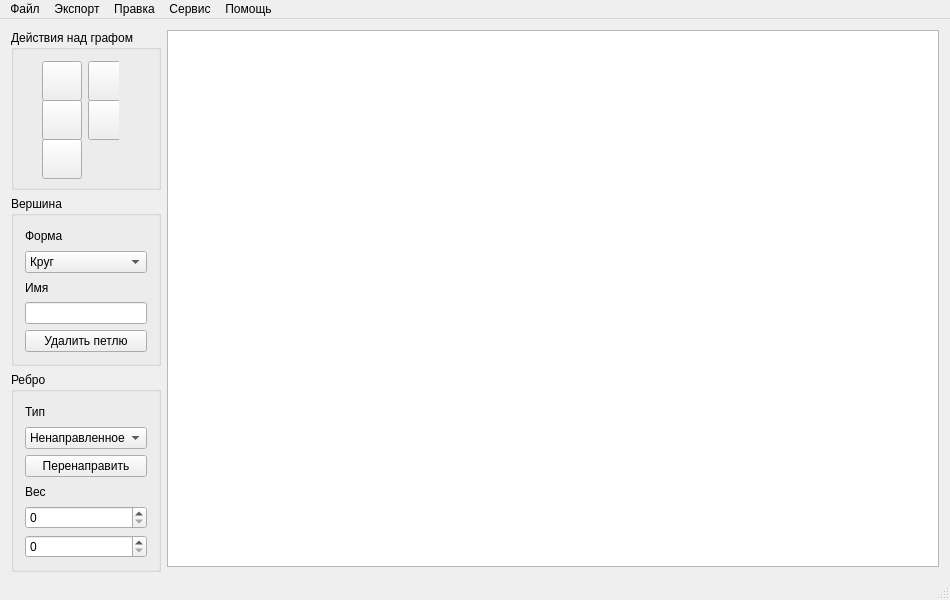
<?xml version="1.0" encoding="UTF-8"?>
<ui version="4.0">
 <class>GrapherClass</class>
 <widget class="QMainWindow" name="GrapherClass">
  <property name="geometry">
   <rect>
    <x>0</x>
    <y>0</y>
    <width>950</width>
    <height>600</height>
   </rect>
  </property>
  <property name="minimumSize">
   <size>
    <width>950</width>
    <height>600</height>
   </size>
  </property>
  <property name="maximumSize">
   <size>
    <width>950</width>
    <height>600</height>
   </size>
  </property>
  <property name="windowTitle">
   <string>Grapher</string>
  </property>
  <widget class="QWidget" name="centralWidget">
   <layout class="QGridLayout" name="gridLayout">
    <item row="0" column="0">
     <layout class="QVBoxLayout" name="verticalLayout">
      <item>
       <widget class="QGroupBox" name="groupBox_4">
        <property name="minimumSize">
         <size>
          <width>150</width>
          <height>160</height>
         </size>
        </property>
        <property name="maximumSize">
         <size>
          <width>150</width>
          <height>160</height>
         </size>
        </property>
        <property name="title">
         <string>Действия над графом</string>
        </property>
        <widget class="QWidget" name="layoutWidget">
         <property name="geometry">
          <rect>
           <x>20</x>
           <y>20</y>
           <width>88</width>
           <height>134</height>
          </rect>
         </property>
         <layout class="QFormLayout" name="formLayout">
          <item row="0" column="0">
           <widget class="QPushButton" name="append_top">
            <property name="minimumSize">
             <size>
              <width>40</width>
              <height>40</height>
             </size>
            </property>
            <property name="maximumSize">
             <size>
              <width>40</width>
              <height>40</height>
             </size>
            </property>
            <property name="text">
             <string/>
            </property>
           </widget>
          </item>
          <item row="0" column="1">
           <widget class="QPushButton" name="append_edge">
            <property name="minimumSize">
             <size>
              <width>40</width>
              <height>40</height>
             </size>
            </property>
            <property name="maximumSize">
             <size>
              <width>40</width>
              <height>40</height>
             </size>
            </property>
            <property name="text">
             <string/>
            </property>
           </widget>
          </item>
          <item row="1" column="0">
           <widget class="QPushButton" name="delete_element">
            <property name="minimumSize">
             <size>
              <width>40</width>
              <height>40</height>
             </size>
            </property>
            <property name="maximumSize">
             <size>
              <width>40</width>
              <height>40</height>
             </size>
            </property>
            <property name="text">
             <string/>
            </property>
           </widget>
          </item>
          <item row="1" column="1">
           <widget class="QPushButton" name="edit_mode">
            <property name="minimumSize">
             <size>
              <width>40</width>
              <height>40</height>
             </size>
            </property>
            <property name="maximumSize">
             <size>
              <width>40</width>
              <height>40</height>
             </size>
            </property>
            <property name="text">
             <string/>
            </property>
           </widget>
          </item>
          <item row="2" column="0">
           <widget class="PushButtonColor" name="set_color">
            <property name="minimumSize">
             <size>
              <width>40</width>
              <height>40</height>
             </size>
            </property>
            <property name="maximumSize">
             <size>
              <width>40</width>
              <height>40</height>
             </size>
            </property>
            <property name="text">
             <string/>
            </property>
           </widget>
          </item>
         </layout>
        </widget>
       </widget>
      </item>
      <item>
       <widget class="QGroupBox" name="topParameters">
        <property name="minimumSize">
         <size>
          <width>150</width>
          <height>170</height>
         </size>
        </property>
        <property name="maximumSize">
         <size>
          <width>150</width>
          <height>170</height>
         </size>
        </property>
        <property name="title">
         <string>Вершина</string>
        </property>
        <layout class="QGridLayout" name="gridLayout_2">
         <item row="1" column="0">
          <widget class="QLabel" name="label_2">
           <property name="text">
            <string>Форма</string>
           </property>
          </widget>
         </item>
         <item row="2" column="0">
          <widget class="QComboBox" name="comboFormTop">
           <item>
            <property name="text">
             <string>Круг</string>
            </property>
           </item>
           <item>
            <property name="text">
             <string>Квадрат</string>
            </property>
           </item>
           <item>
            <property name="text">
             <string>Ромб</string>
            </property>
           </item>
           <item>
            <property name="text">
             <string>Треугольник</string>
            </property>
           </item>
          </widget>
         </item>
         <item row="3" column="0">
          <widget class="QLabel" name="label_4">
           <property name="text">
            <string>Имя</string>
           </property>
          </widget>
         </item>
         <item row="4" column="0">
          <widget class="QLineEdit" name="lineNameTop"/>
         </item>
         <item row="5" column="0">
          <widget class="QPushButton" name="deleteAutoEdge">
           <property name="text">
            <string>Удалить петлю</string>
           </property>
          </widget>
         </item>
        </layout>
       </widget>
      </item>
      <item>
       <widget class="QGroupBox" name="edgeParameters">
        <property name="minimumSize">
         <size>
          <width>150</width>
          <height>200</height>
         </size>
        </property>
        <property name="maximumSize">
         <size>
          <width>150</width>
          <height>200</height>
         </size>
        </property>
        <property name="title">
         <string>Ребро</string>
        </property>
        <layout class="QGridLayout" name="gridLayout_3">
         <item row="2" column="0">
          <widget class="QComboBox" name="comboFormEdge">
           <item>
            <property name="text">
             <string>Ненаправленное</string>
            </property>
           </item>
           <item>
            <property name="text">
             <string>Однонаправленное</string>
            </property>
           </item>
           <item>
            <property name="text">
             <string>Двунаправленное</string>
            </property>
           </item>
          </widget>
         </item>
         <item row="3" column="0">
          <widget class="QPushButton" name="revers">
           <property name="text">
            <string>Перенаправить</string>
           </property>
          </widget>
         </item>
         <item row="4" column="0">
          <widget class="QLabel" name="label_6">
           <property name="text">
            <string>Вес </string>
           </property>
          </widget>
         </item>
         <item row="1" column="0">
          <widget class="QLabel" name="label">
           <property name="text">
            <string>Тип</string>
           </property>
          </widget>
         </item>
         <item row="5" column="0">
          <widget class="QSpinBox" name="weightEdge1"/>
         </item>
         <item row="6" column="0">
          <widget class="QSpinBox" name="weightEdge2"/>
         </item>
        </layout>
       </widget>
      </item>
      <item>
       <spacer name="verticalSpacer">
        <property name="orientation">
         <enum>Qt::Vertical</enum>
        </property>
        <property name="sizeHint" stdset="0">
         <size>
          <width>20</width>
          <height>40</height>
         </size>
        </property>
       </spacer>
      </item>
     </layout>
    </item>
    <item row="0" column="1">
     <widget class="Viewer" name="paint_field"/>
    </item>
   </layout>
  </widget>
  <widget class="QMenuBar" name="menuBar">
   <property name="geometry">
    <rect>
     <x>0</x>
     <y>0</y>
     <width>950</width>
     <height>21</height>
    </rect>
   </property>
   <widget class="QMenu" name="menu">
    <property name="title">
     <string>Файл</string>
    </property>
    <addaction name="action_open"/>
    <addaction name="action_save"/>
    <addaction name="action_savaas"/>
    <addaction name="separator"/>
    <addaction name="action_exit"/>
   </widget>
   <widget class="QMenu" name="menu_2">
    <property name="title">
     <string>Экспорт</string>
    </property>
    <addaction name="action_JPG"/>
   </widget>
   <widget class="QMenu" name="menu_3">
    <property name="title">
     <string>Правка</string>
    </property>
    <addaction name="action_addtop"/>
    <addaction name="action_addedge"/>
    <addaction name="action_modesee"/>
    <addaction name="action_del"/>
    <addaction name="action_delall"/>
   </widget>
   <widget class="QMenu" name="menu_4">
    <property name="title">
     <string>Сервис</string>
    </property>
    <addaction name="action_commiy_2"/>
   </widget>
   <widget class="QMenu" name="menu_5">
    <property name="title">
     <string>Помощь</string>
    </property>
    <addaction name="action_help"/>
    <addaction name="separator"/>
    <addaction name="action_aboutProgram"/>
   </widget>
   <addaction name="menu"/>
   <addaction name="menu_2"/>
   <addaction name="menu_3"/>
   <addaction name="menu_4"/>
   <addaction name="menu_5"/>
  </widget>
  <widget class="QStatusBar" name="statusBar"/>
  <action name="action_open">
   <property name="text">
    <string>Открыть</string>
   </property>
   <property name="shortcut">
    <string>Ctrl+O</string>
   </property>
  </action>
  <action name="action_save">
   <property name="text">
    <string>Сохранить</string>
   </property>
   <property name="shortcut">
    <string>Ctrl+S</string>
   </property>
  </action>
  <action name="action_exit">
   <property name="text">
    <string>Выход</string>
   </property>
   <property name="shortcut">
    <string>Esc</string>
   </property>
  </action>
  <action name="action_JPG">
   <property name="text">
    <string>Экспорт в &quot;JPG&quot;</string>
   </property>
   <property name="shortcut">
    <string>Ctrl+I</string>
   </property>
  </action>
  <action name="action_del">
   <property name="text">
    <string>Удалить</string>
   </property>
   <property name="shortcut">
    <string>Ctrl+Del</string>
   </property>
  </action>
  <action name="action_delall">
   <property name="text">
    <string>Удалить все</string>
   </property>
   <property name="shortcut">
    <string>Shift+Del</string>
   </property>
  </action>
  <action name="action_shortway">
   <property name="text">
    <string>Кратчайший путь</string>
   </property>
   <property name="shortcut">
    <string>Ctrl+W</string>
   </property>
  </action>
  <action name="action_min">
   <property name="text">
    <string>Минимальный каркас</string>
   </property>
   <property name="shortcut">
    <string>Shift+M</string>
   </property>
  </action>
  <action name="action_elementary">
   <property name="text">
    <string>Множество элементарных циклов</string>
   </property>
   <property name="shortcut">
    <string>Ctrl+Q</string>
   </property>
  </action>
  <action name="action_savaas">
   <property name="text">
    <string>Сохранить как...</string>
   </property>
   <property name="shortcut">
    <string>Ctrl+Shift+S</string>
   </property>
  </action>
  <action name="action_commiy">
   <property name="text">
    <string>Задача Коммивояжёра</string>
   </property>
   <property name="shortcut">
    <string>Ctrl+Alt+K</string>
   </property>
  </action>
  <action name="action_floyd">
   <property name="text">
    <string>Алгоритм Флойда поиска всех кратчайших путей</string>
   </property>
   <property name="shortcut">
    <string>Ctrl+Alt+F</string>
   </property>
  </action>
  <action name="action_help">
   <property name="text">
    <string>Справка</string>
   </property>
   <property name="shortcut">
    <string>F1</string>
   </property>
  </action>
  <action name="action_aboutProgram">
   <property name="text">
    <string>О программе</string>
   </property>
   <property name="shortcut">
    <string>F2</string>
   </property>
  </action>
  <action name="action_addtop">
   <property name="text">
    <string>Добавить вершину</string>
   </property>
   <property name="shortcut">
    <string>Ctrl+T</string>
   </property>
  </action>
  <action name="action_addedge">
   <property name="text">
    <string>Добавить ребро</string>
   </property>
   <property name="shortcut">
    <string>Ctrl+E</string>
   </property>
  </action>
  <action name="action_modesee">
   <property name="text">
    <string>Режим просмотра и редактирования</string>
   </property>
   <property name="shortcut">
    <string>Ctrl+R</string>
   </property>
  </action>
  <action name="action_commiy_2">
   <property name="text">
    <string>Задача коммивояжера</string>
   </property>
  </action>
 </widget>
 <layoutdefault spacing="6" margin="11"/>
 <customwidgets>
  <customwidget>
   <class>Viewer</class>
   <extends>QGraphicsView</extends>
   <header>viewer.h</header>
  </customwidget>
  <customwidget>
   <class>PushButtonColor</class>
   <extends>QPushButton</extends>
   <header location="global">PushButtonColor.h</header>
  </customwidget>
 </customwidgets>
 <resources>
  <include location="grapher.qrc"/>
 </resources>
 <connections/>
</ui>
